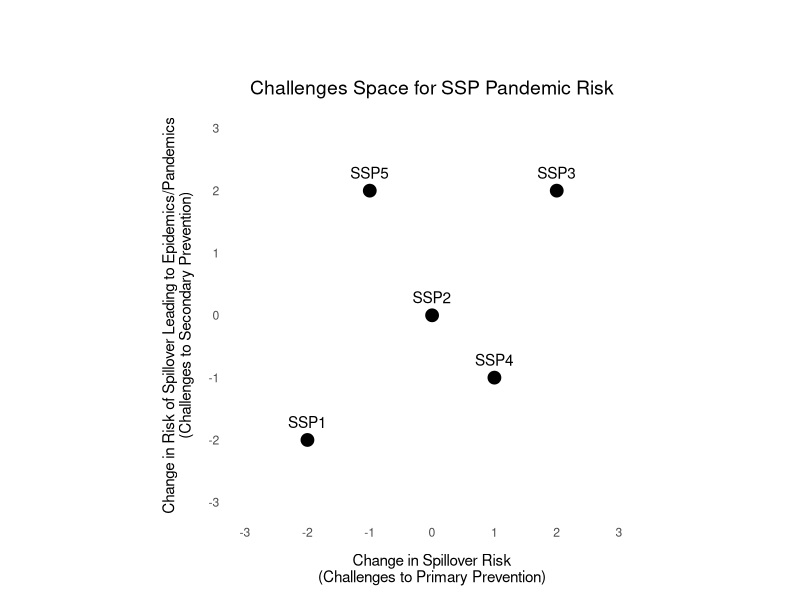

R code for this plot:
# Load library
library(ggplot2)

# Create data frame for the SSP points
ssp_data <- data.frame(
  SSP = c("SSP1", "SSP2", "SSP3", "SSP4", "SSP5"),
  x = c(-2, 0, 2, 1, -1),  
  y = c(-2, 0, 2, -1, 2)   
)

# Create plot
ggplot(ssp_data, aes(x = x, y = y, label = SSP)) +
  geom_point(size = 4) +
  geom_text(vjust = -1) +
  xlab("Change in Spillover Risk\n(Challenges to Primary Prevention)") +
  ylab("Change in Risk of Spillover Leading to Epidemics/Pandemics\n(Challenges to Secondary Prevention)") +
  ggtitle("Challenges Space for SSP Pandemic Risk") +
  theme_minimal() +
  theme(
    plot.title = element_text(hjust = 0.5, vjust = 1.5, size = 14), 
    plot.margin = margin(60, 10, 10, 10),                           
    axis.title.x = element_text(margin = margin(t = 10)),          
    axis.title.y = element_text(margin = margin(r = 10)),           
    panel.grid = element_blank(),                                   
    aspect.ratio = 1                                                
  ) +
  scale_x_continuous(limits = c(-3, 3), breaks = seq(-3, 3, by = 1)) +  
  scale_y_continuous(limits = c(-3, 3), breaks = seq(-3, 3, by = 1))    

